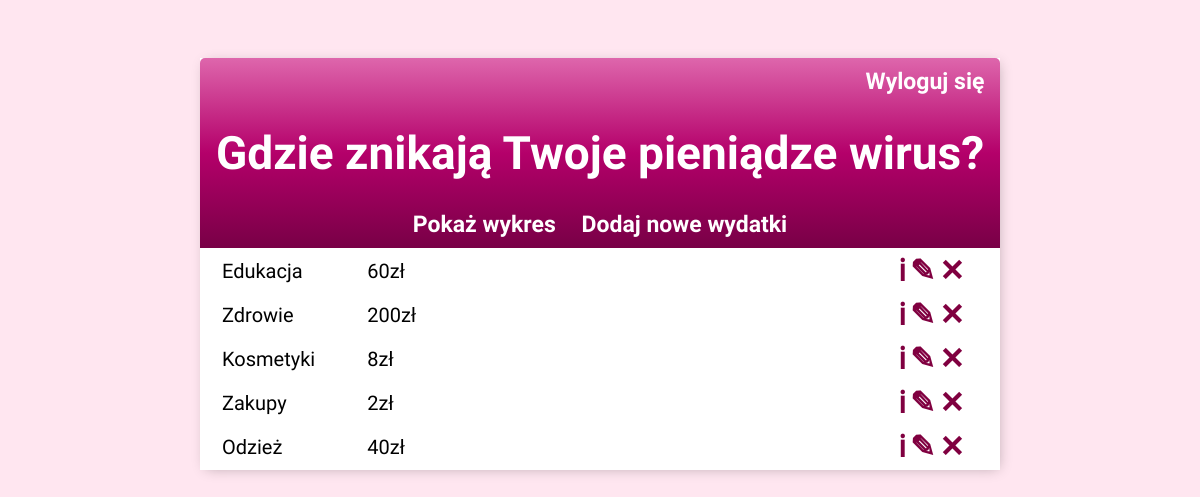
The app's page / (signed in) with its own data.
### budget_app/models.py (models this page shows, shortened)
class ExpenseInformation(models.Model):
    CATEGORY_CHOICES = (
        ('Zakupy', 'Zakupy'),
        ('Kosmetyki', 'Kosmetyki'),
        ('Odzież', 'Odzież'),
        ('Transport', 'Transport'),
        ('Rozrywka', 'Rozrywka'),
        ('Edukacja', 'Edukacja'),
        ('Zdrowie', 'Zdrowie'),
        ('Inne', 'Inne'),
    )
    user = models.ForeignKey(
        User, on_delete=models.CASCADE, null=True, blank=True)
    category = models.CharField(max_length=11, choices=CATEGORY_CHOICES, default='Inne')
    description = models.TextField(null = True, blank = True)
    expense = models.PositiveIntegerField()
    date = models.DateField(auto_now_add=True)

### budget_app/views.py (the view)
# urls.py: path('', ExpenseList.as_view(), name = 'expenses'),
class ExpenseList(LoginRequiredMixin, ListView):
    model = ExpenseInformation
    context_object_name = 'expenses'
    def get_context_data(self, **kwargs):
        context = super().get_context_data(**kwargs)
        context['expenses'] = context['expenses'].filter(user=self.request.user)
        return context

### budget_app/templates/budget_app/expenseinformation_list.html (shortened to what this page needs)
{% extends 'budget_app/main.html' %}
{% block content %}
<div class="header-bar">
    <a style=" margin-left: 650px;" href="{% url 'logout' %}"> Wyloguj się </a>
    <h1> Gdzie znikają Twoje pieniądze {{request.user}}?</h1>
    <a href="{% url 'piechart' %}">Pokaż wykres</a>
    <a style = "padding-left: 20px;" href="{% url 'add-expense'%}">Dodaj nowe wydatki</a>
</div>
<table style="display: table-row; line-height: 2em; font-size: 20px;">
    {% for expense in expenses %}
    <tr >
        <td style="padding-left: 20px; padding-right: 30px">{{expense.category}}</a>
        <td style="padding-left: 20px; padding-right: 30px">{{expense.expense}}zł</td>
        <td style="padding-left: 450px;font-size: 30px;"><a style="text-decoration: none;" href="{% url 'expense' expense.id %}">&#8505</a></td>
        <td style="font-size: 30px;"><a style="text-decoration: none;" href="{% url 'update-expense' expense.id %}">&#9998</a></td>
        <td style="font-size: 30px;"><a style="text-decoration: none;" href="{% url 'delete-expense' expense.id %}">&#10005</a></td>
    </tr
    {% empty %}
    <h3 style="text-align:center"> Nie masz żadnych wydatków </h3>
    {% endfor %}
{% endblock content %}

### budget_app/templates/budget_app/main.html (style rules this page uses)
body { background-color: #ffe6f0; font-family: 'Nunito', sans-serif; padding-top: 50px; }
h1, h2, h3, h4, h5, h6, { font-family: 'Raleway', sans-serif; font_size: 50px; }
h1 { font_size: 50px; }
a { font-weight: 800; color: #800040 }
.header-bar { text-align: center; font-size: 23px; color: #fff; padding: 10px; border-radius: 5px 5px 0 0; background: linear-gradient( #de66ac 0%, #b4006a 50%, #780046 100%); }
.header-bar a { color: #fff; text-decoration: none; }
::placeholder { font-weight: 300; opacity: 0.5; }

### records on screen
ExpenseInformation: category "Edukacja", expense "60"
ExpenseInformation: category "Zdrowie", expense "200"
ExpenseInformation: category "Kosmetyki", expense "8"
ExpenseInformation: category "Zakupy", expense "2"
ExpenseInformation: category "Odzież", expense "40"

### other values on screen
{{ request.user }} "wirus"
